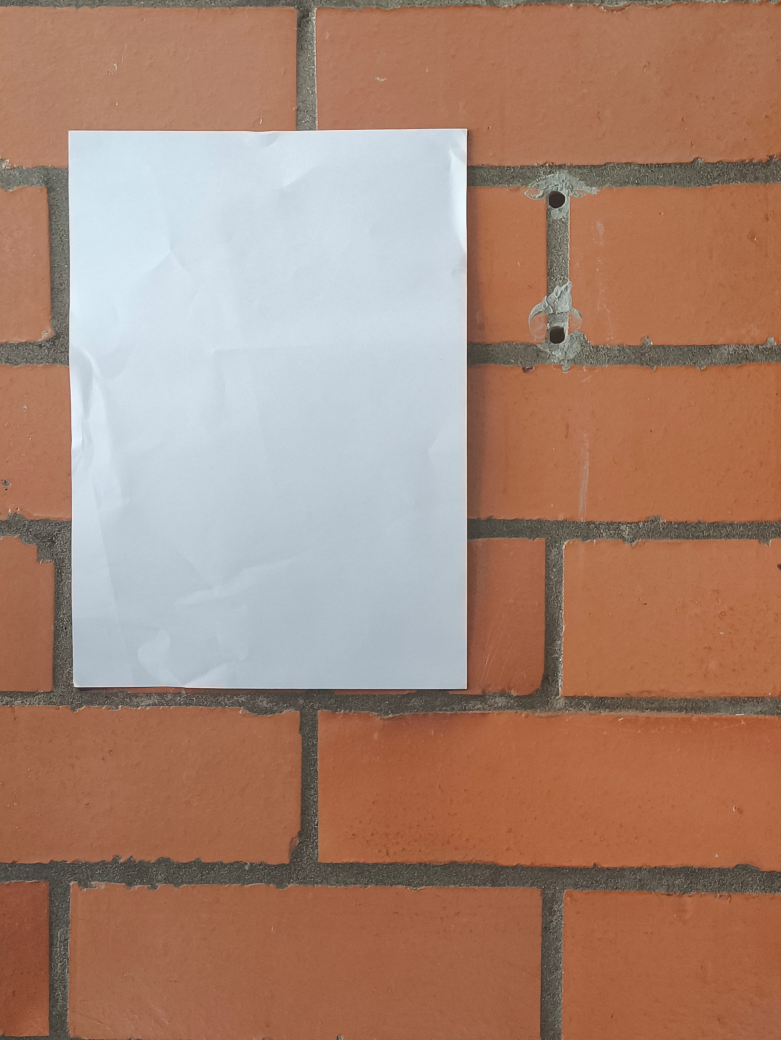
#> input picture imagenes/img_4.jpg, 3123 x 4160 px (shown at 1/4 size)
$ python componentes_conexas.py
#> lines starting #> are read from the running program, lines starting #| are printed output that depends on the picture; after the words box and inside, x2 and y2 are one past the last pixel; in counts of white or black regions, pixels touching at a corner belong together
### detector_grietas.py
"""
Módulo para detección de grietas en superficies usando procesamiento de imágenes.

Combina técnicas de preprocesamiento, detección de bordes y extracción de características
para identificar posibles áreas dañadas.
"""

import cv2
import numpy as np
from matplotlib import pyplot as plt
from typing import Tuple


class CrackDetectionPipeline:
    """
    Pipeline completo para detección y análisis de grietas.

    Atributos:
        image_path (str): Ruta de la imagen a analizar
        orb_features (int): Número de características ORB a detectar
    """

    def __init__(self, image_path: str, orb_features: int = 1500):
        """
        Inicializa el pipeline con parámetros de configuración.

        Args:
            image_path: Ruta a la imagen de entrada
            orb_features: Cantidad máxima de características ORB (default: 1500)
        """
        self.image_path = image_path
        self.orb_features = orb_features
        self.original_image = None
        self.gray_image = None
        self.edges = None
        self.keypoints = None
        self.descriptors = None
        self.features_image = None

    def _load_image(self) -> None:
        """Carga y convierte la imagen a escala de grises."""
        self.original_image = cv2.imread(self.image_path)
#> self.original_image is the input picture: shape (4160, 3123, 3); mean B, G, R 115.8, 133.2, 168
        if self.original_image is None:
            raise FileNotFoundError(f"Imagen no encontrada: {self.image_path}")
        self.gray_image = cv2.cvtColor(self.original_image, cv2.COLOR_BGR2GRAY)
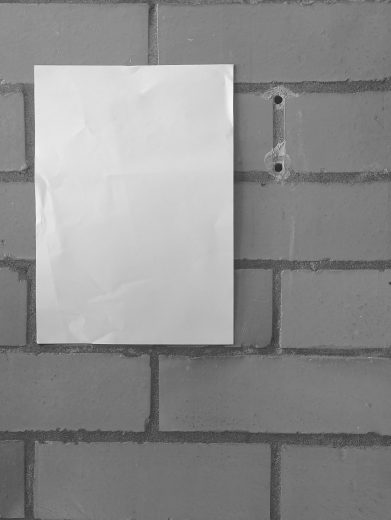
#> self.gray_image: shape (4160, 3123) (shown at 1/8 size); min 19, max 255, mean 141.7

    def _preprocess_image(self) -> None:
        """Aplica secuencia de preprocesamiento para realzar características."""
        blurred = cv2.blur(self.gray_image, (3, 3))
        log_transformed = self._apply_log_transform(blurred)
        self.edges = self._enhance_edges(log_transformed)

    def _apply_log_transform(self, image: np.ndarray) -> np.ndarray:
        """Aplica transformación logarítmica para mejorar el contraste."""
        normalized = (np.log(image + 1) / np.log(1 + np.max(image))) * 255
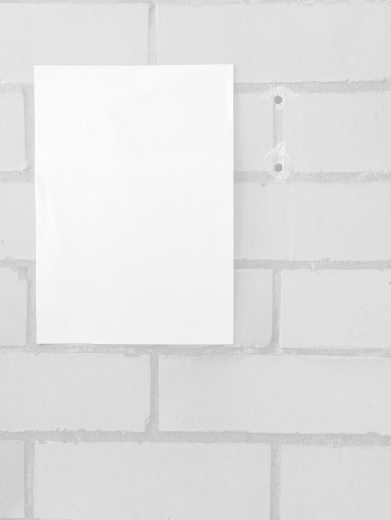
#> normalized: shape (4160, 3123) float16 (shown at 1/8 size); min 153.6, max 255, mean 226.6
        return normalized.astype(np.uint8)

    def _enhance_edges(self, image: np.ndarray) -> np.ndarray:
        """Realza bordes usando filtrado bilateral y detección Canny."""
        bilateral = cv2.bilateralFilter(image, 4, 90, 90)
        return cv2.Canny(bilateral, 82, 172)
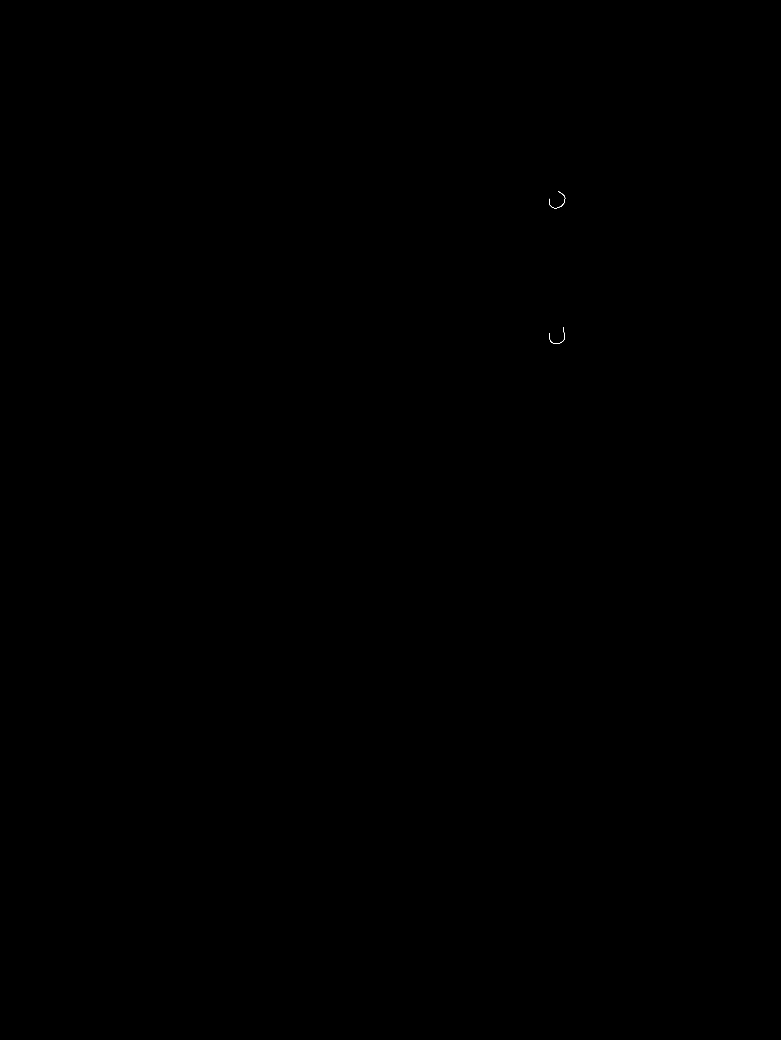
#> returned value: shape (4160, 3123) (shown at 1/4 size); 0% white in thin lines or dots, all inside (x1, y1, x2, y2) = (2196, 765, 2261, 1375)

    def _apply_morphology(self) -> None:
        """Mejora la conectividad de bordes con operaciones morfológicas."""
        kernel = np.ones((8, 8), np.uint8)
        self.edges = cv2.dilate(self.edges, kernel, iterations=2)
#> self.edges: shape (4160, 3123); 0.05% white; 2 white regions, box (x1, y1, x2, y2) and area: (2190, 759, 2269, 842) 3157, (2193, 1304, 2268, 1383) 2791
        self.edges = cv2.morphologyEx(self.edges, cv2.MORPH_CLOSE, kernel)
#> self.edges: shape (4160, 3123); 0.05% white; 2 white regions, box (x1, y1, x2, y2) and area: (2191, 760, 2270, 843) 3172, (2194, 1305, 2269, 1384) 2801

    def _detect_orb_features(self) -> None:
        """Detecta características ORB en los bordes procesados."""
        orb = cv2.ORB_create(nfeatures=self.orb_features)
        self.keypoints, self.descriptors = orb.detectAndCompute(self.edges, None)
#> self.keypoints = 307 keypoints; strongest (x, y, size): (2197, 794, 77.1), (2254, 1308, 111.1), (2232, 767, 111.1), (2198, 791, 92.6)
        self.features_image = cv2.drawKeypoints(
            self.edges, self.keypoints, None, flags=cv2.DRAW_MATCHES_FLAGS_DRAW_RICH_KEYPOINTS
        )

    def _display_results(self) -> None:
        """Muestra resultados del proceso de detección."""
        plt.figure(figsize=(10, 5))

        plt.subplot(1, 2, 1)
        plt.imshow(cv2.cvtColor(self.original_image, cv2.COLOR_BGR2RGB))
        plt.title('Imagen Original')
        plt.axis('off')

        plt.subplot(1, 2, 2)
        plt.imshow(self.features_image, cmap='gray')
        plt.title('Características Detectadas')
        plt.axis('off')

        plt.tight_layout()
        plt.show()
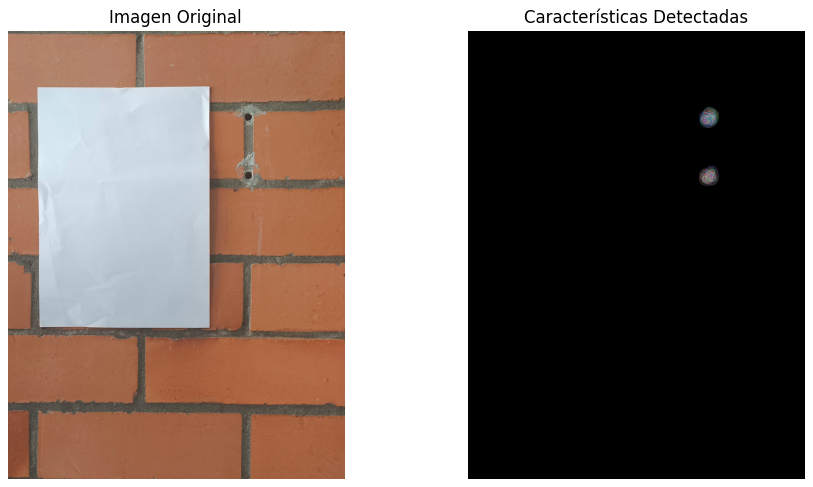
#> figure drawn by matplotlib, 2 panels

    def execute(self) -> np.ndarray:
        """
        Ejecuta el pipeline completo de detección.

        Returns:
            Imagen binaria con bordes detectados
        """
        self._load_image()
        self._preprocess_image()
        self._apply_morphology()
        self._detect_orb_features()
        self._display_results()
        return self.edges


# [4 lines left out: function main, not called in this run]


if __name__ == '_main_':
    main()

### detector_referencia.py
"""
Módulo para detección de región de referencia blanca en imágenes.

Implementa un pipeline completo para identificación y análisis de la región blanca
de mayor área en una imagen, útil para calibración de escalas.
"""

import cv2
import numpy as np
import matplotlib.pyplot as plt
from typing import Optional, Tuple


class WhiteRegionDetector:
    """
    Detector de región blanca de referencia.

    Atributos:
        image_path (str): Ruta de la imagen a procesar
        threshold (int): Umbral de binarización (0-255)
        original_image (np.ndarray): Imagen original cargada
        binary_image (np.ndarray): Imagen binarizada
        largest_contour (np.ndarray): Contorno de la región detectada
        mask (np.ndarray): Máscara binaria de la región
    """

    def __init__(self, image_path: str, threshold: int = 150):
        """
        Inicializa el detector con parámetros de configuración.

        Args:
            image_path: Ruta a la imagen de entrada
            threshold: Valor de umbral para binarización (default: 150)
        """
        self.image_path = image_path
        self.threshold = threshold
        self.original_image = None
        self.gray_image = None
        self.binary_image = None
        self.largest_contour = None
        self.mask = None

    def _load_image(self) -> None:
        """Carga y convierte la imagen a escala de grises."""
        self.original_image = cv2.imread(self.image_path)
        if self.original_image is None:
            raise FileNotFoundError(f"Imagen no encontrada: {self.image_path}")
        self.gray_image = cv2.cvtColor(self.original_image, cv2.COLOR_BGR2GRAY)

    def _binarize_image(self) -> None:
        """Aplica umbralización para obtener imagen binaria."""
        _, self.binary_image = cv2.threshold(
            self.gray_image, self.threshold, 255, cv2.THRESH_BINARY
        )
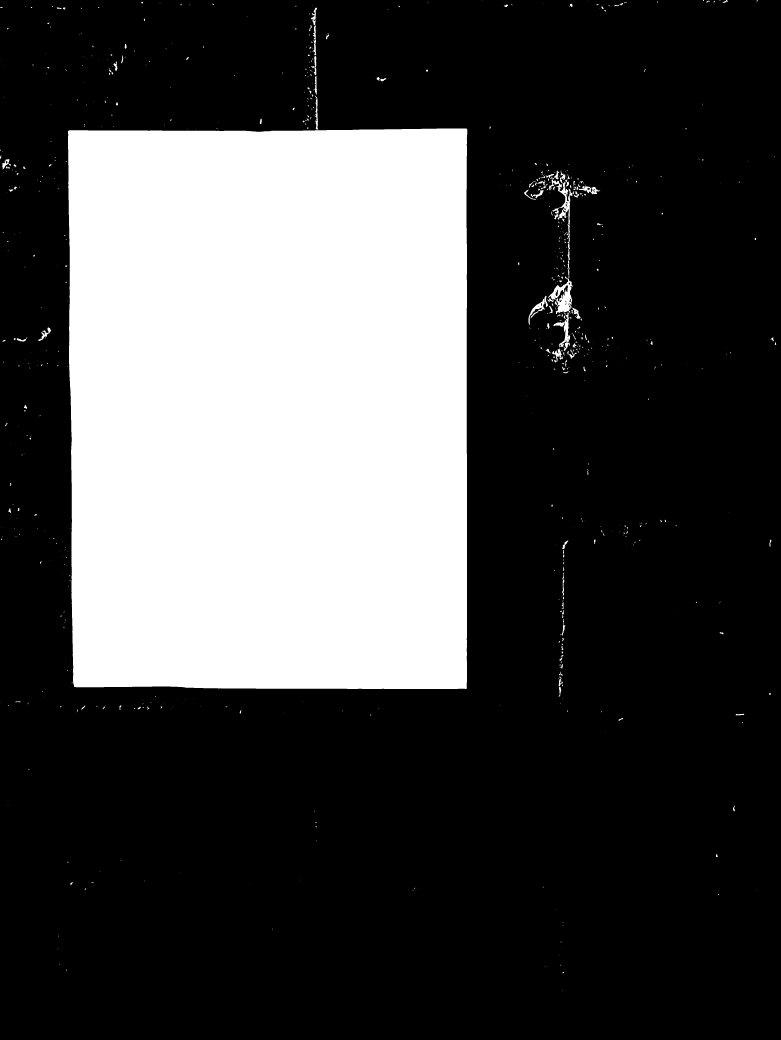
#> self.binary_image: shape (4160, 3123) (shown at 1/4 size); 27.6% white; 787 white regions (532 under 20 px)

    def _find_largest_contour(self) -> None:
        """Identifica el contorno de mayor área en la imagen binaria."""
        contours, _ = cv2.findContours(
            self.binary_image, cv2.RETR_EXTERNAL, cv2.CHAIN_APPROX_SIMPLE
        )
#> contours = 787 contours, 596 with area under 20; largest, box (x1, y1, x2, y2) and area: (272, 514, 1869, 2756) 3535006, (2192, 1105, 2291, 1258) 5994, (2196, 682, 2290, 899) 4354, (2212, 1250, 2281, 1404) 2458, (2114, 1183, 2192, 1302) 1609

        if not contours:
            raise ValueError("No se encontraron contornos en la imagen")

        self.largest_contour = max(contours, key=cv2.contourArea)
#> self.largest_contour = contour of 318 points, box (x1, y1, x2, y2) (272, 514, 1869, 2756), area 3535006
        self._create_mask()

    def _create_mask(self) -> None:
        """Genera máscara binaria del área detectada."""
        self.mask = np.zeros_like(self.binary_image)
        cv2.drawContours(
            self.mask, [self.largest_contour], -1, 255, thickness=cv2.FILLED
        )
#> self.mask: shape (4160, 3123); 27.2% white; 1 white region, box (x1, y1, x2, y2) and area: (272, 514, 1869, 2756) 3538819

    def _display_results(self) -> None:
        """Muestra resultados intermedios usando matplotlib."""
        plt.figure(figsize=(12, 4))

        plt.subplot(1, 3, 1)
        plt.imshow(self.gray_image, cmap='gray')
        plt.title('Escala de grises')
        plt.axis('off')

        plt.subplot(1, 3, 2)
        plt.imshow(self.binary_image, cmap='gray')
        plt.title('Binarización')
        plt.axis('off')

        plt.subplot(1, 3, 3)
        plt.imshow(self.mask, cmap='gray')
        plt.title('Región detectada')
        plt.axis('off')

        plt.tight_layout()
        plt.show()

    def process(self) -> np.ndarray:
        """
        Ejecuta el pipeline completo de procesamiento.

        Returns:
            Máscara binaria de la región detectada
        """
        self._load_image()
        self._binarize_image()
        self._find_largest_contour()
        self._display_results()
        return self.mask

    # [21 lines left out: functions get_bounding_box, main, not called in this run]


if __name__ == '_main_':
    main()

### mixer.py
"""
Módulo para combinar máscaras de detección de grietas y región de referencia.

Proporciona funcionalidad para fusionar resultados de diferentes detectores y visualizar
la combinación resultante.
"""

import matplotlib.pyplot as plt
import cv2
from detector_grietas import CrackDetectionPipeline
from detector_referencia import WhiteRegionDetector


class MaskCombiner:
    """
    Clase para combinar máscaras binarias de diferentes detectores.

    Atributos:
        image_path (str): Ruta de la imagen a procesar
        crack_mask (np.ndarray): Máscara binaria de grietas detectadas
        reference_mask (np.ndarray): Máscara binaria de región de referencia
    """

    def __init__(self, image_path: str):
        """
        Inicializa el combinador con la ruta de la imagen.

        Args:
            image_path: Ruta absoluta o relativa al archivo de imagen
        """
        self.image_path = image_path
        self.crack_mask = None
        self.reference_mask = None

    def _detect_cracks(self) -> None:
        """Ejecuta el detector de grietas y almacena su máscara resultante."""
        crack_detector = CrackDetectionPipeline(self.image_path)
        self.crack_mask = crack_detector.execute()

    def _detect_reference(self) -> None:
        """Ejecuta el detector de referencia y almacena su máscara resultante."""
        reference_extractor = WhiteRegionDetector(self.image_path)
        self.reference_mask = reference_extractor.process()

    def combine_masks(self, show_combined: bool = False) -> cv2.Mat:
        """
        Combina las máscaras mediante operación OR y opcionalmente muestra el resultado.

        Args:
            show_combined: Bandera para mostrar visualización de la máscara combinada

        Returns:
            Matriz OpenCV con la máscara combinada
        """
        self._detect_cracks()
        self._detect_reference()

        combined = cv2.bitwise_or(self.crack_mask, self.reference_mask)
#> combined: shape (4160, 3123); 27.3% white; 3 white regions

        if show_combined:
            self._display_combined_mask(combined)

        return combined

    @staticmethod
    def _display_combined_mask(mask: cv2.Mat) -> None:
        """
        Muestra la máscara combinada usando matplotlib.

        Args:
            mask: Máscara binaria a visualizar
        """
        plt.figure(figsize=(10, 5))
        plt.imshow(mask, cmap='gray')
        plt.title('Regiones combinadas: grietas + hoja')
        plt.axis('off')
        plt.tight_layout()
        plt.show()


# [4 lines left out: function main, not called in this run]


if __name__ == '_main_':
    main()

### componentes_conexas.py
# comp_conexas.py
"""
Módulo para análisis de componentes conexas en imágenes.

Provee funcionalidades para detección de regiones, cálculo de propiedades geométricas
y generación de visualizaciones con anotaciones.
"""

import cv2
from skimage.measure import label, regionprops
from typing import Tuple, List
from mixer import MaskCombiner


class ConnectedComponentsAnalyzer:
    """
    Analizador de componentes conexas para extracción de características de regiones.

    Atributos:
        image_path (str): Ruta de la imagen a procesar
        min_area (int): Área mínima para considerar una región válida
    """

    def __init__(self, image_path: str, min_area: int = 10):
        """
        Inicializa el analizador con parámetros de configuración.

        Args:
            image_path: Ruta a la imagen de entrada
            min_area: Área mínima en píxeles para considerar una región (default: 10)
        """
        self.image_path = image_path
        self.min_area = min_area
        self._binary_image = None
        self._labeled_image = None
        self.regions = []
        self._annotated_image = None

    def _load_binary_image(self) -> None:
        """Carga y procesa la imagen binaria usando el módulo mixer."""
        combiner = MaskCombiner(self.image_path)
        self._binary_image = combiner.combine_masks(True)

    def _label_regions(self) -> None:
        """Etiqueta las regiones en la imagen binaria."""
        self._labeled_image = label(self._binary_image)
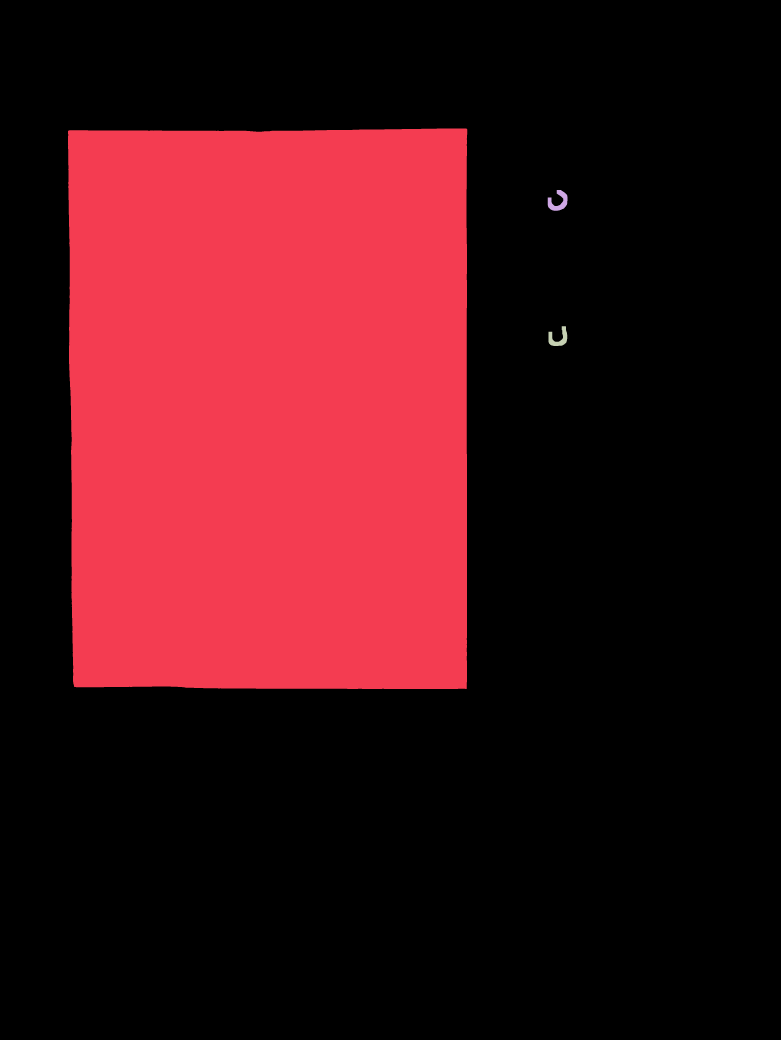
#> self._labeled_image: shape (4160, 3123) int64 (shown at 1/4 size); 4 distinct labels, from 0 to 3; one colour per label, 0 black

    def _extract_region_properties(self) -> None:
        """Extrae y filtra propiedades de las regiones detectadas."""
        self.regions = [
            region for region in regionprops(self._labeled_image)
            if region.area >= self.min_area
        ]
#> self.regions = 3 regions; box (x1, y1, x2, y2) and area: (272, 514, 1869, 2756) 3538819, (2191, 760, 2270, 843) 3172, (2194, 1305, 2269, 1384) 2801

    def _annotate_image(self) -> None:
        """Genera imagen anotada con bounding boxes y centroides."""
        self._annotated_image = cv2.imread(self.image_path)

        for idx, region in enumerate(self.regions):
            minr, minc, maxr, maxc = region.bbox
            cy, cx = region.centroid

            # Dibujar bounding box
            cv2.rectangle(
                self._annotated_image,
                (minc, minr), (maxc, maxr),
                (0, 255, 0), 2
            )

            # Dibujar centroide
            cv2.circle(
                self._annotated_image,
                (int(cx), int(cy)), 5,
                (0, 0, 255), -1
            )

            # Añadir etiqueta numérica
            cv2.putText(
                self._annotated_image,
                str(idx + 1),
                (int(cx + 4), int(cy + 4)),
                cv2.FONT_HERSHEY_SIMPLEX,
                0.5, (255, 0, 0), 2
            )
#> this loop made 3 passes
#> (minr, minc, maxr, maxc, cy, cx) on passes 1 to 3: (514, 272, 2756, 1869, 1634.1, 1075.4), (760, 2191, 843, 2270, 806.8, 2233.6), (1305, 2194, 1384, 2269, 1352.8, 2233.9)

    def analyze(self) -> Tuple[cv2.Mat, List[regionprops]]:
        """
        Ejecuta el pipeline completo de análisis.

        Returns:
            Tuple con:
                - Imagen anotada con las regiones detectadas
                - Lista de propiedades de las regiones
        """
        self._load_binary_image()
        self._label_regions()
        self._extract_region_properties()
        self._annotate_image()
        self._print_region_stats()
        return self._annotated_image, self.regions

    def _print_region_stats(self) -> None:
        """Imprime estadísticas detalladas de cada región."""
        for idx, region in enumerate(self.regions):
            print(f"\n--- Objeto {idx + 1} ---")
            print(f"Área: {region.area}")
            print(f"Perímetro: {region.perimeter:.2f}")
            print(f"Centroide: {region.centroid}")
            print(f"BBox: {region.bbox}")
            print(f"Relación aspecto: {region.bbox_area / region.area:.2f}")
            print(f"Extensión: {region.extent:.2f}")
            print(f"Solidez: {region.solidity:.2f}")
            print(f"Orientación: {region.orientation:.2f} rad")
            print(f"Ejes elipse: Mayor={region.major_axis_length:.2f}, Menor={region.minor_axis_length:.2f}")
#> this loop made 3 passes
#> (printed output is left out)

    def save_results(self, output_path: str = 'figuras_detectadas_.jpg') -> None:
        """
        Guarda la imagen anotada en disco.

        Args:
            output_path: Ruta de salida para la imagen (default: 'figuras_detectadas.jpg')
        """
        if self._annotated_image is not None:
            cv2.imwrite(output_path, self._annotated_image)
        else:
            raise ValueError("Primero debe ejecutar el análisis con el método analyze()")

def main():
    """Función de demostración del módulo."""
    analyzer = ConnectedComponentsAnalyzer('imagenes/img_4.jpg')
    annotated_img, regions = analyzer.analyze()
#> regions has the same summary as self.regions in _extract_region_properties
    analyzer.save_results()

    cv2.imshow('Resultado', annotated_img)
    cv2.waitKey(0)
    cv2.destroyAllWindows()


if __name__ == '__main__':
    main()
